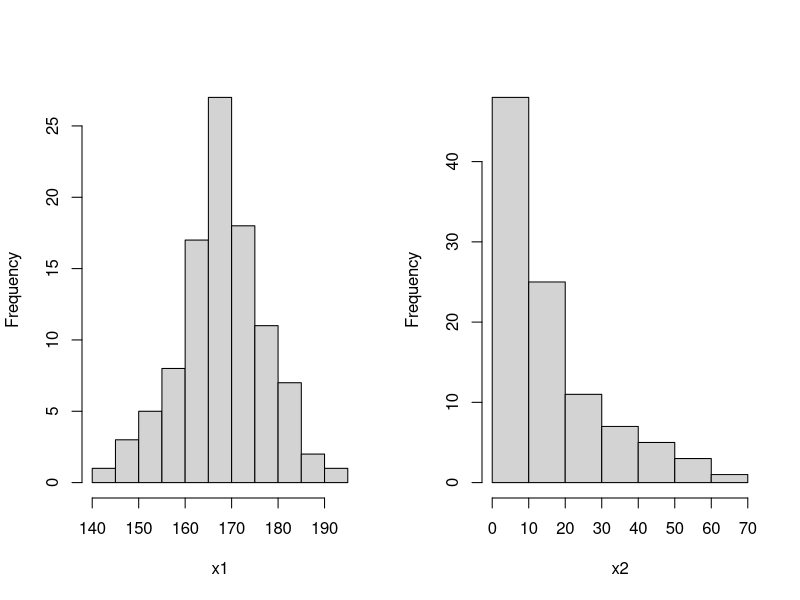
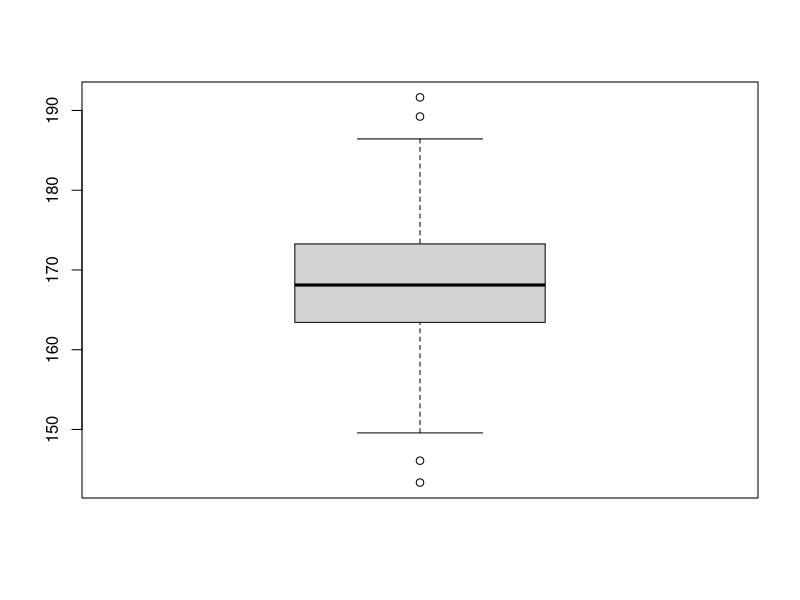
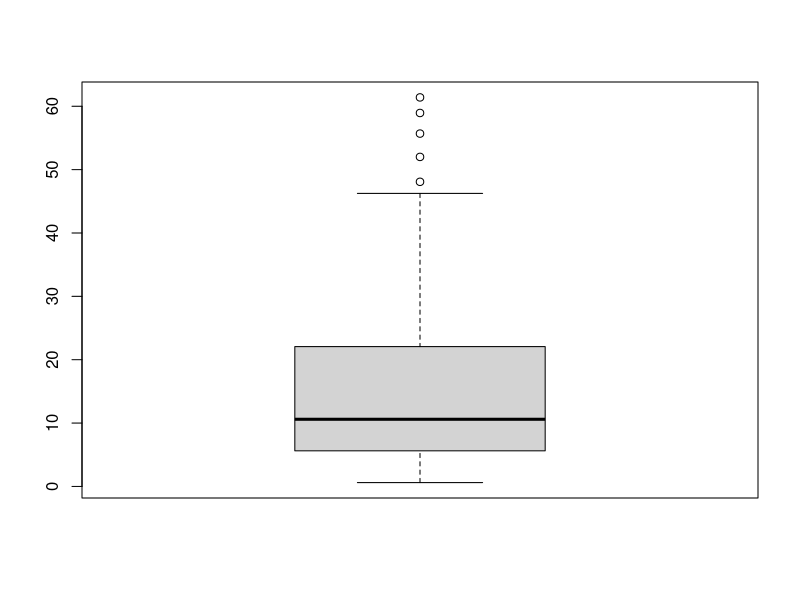
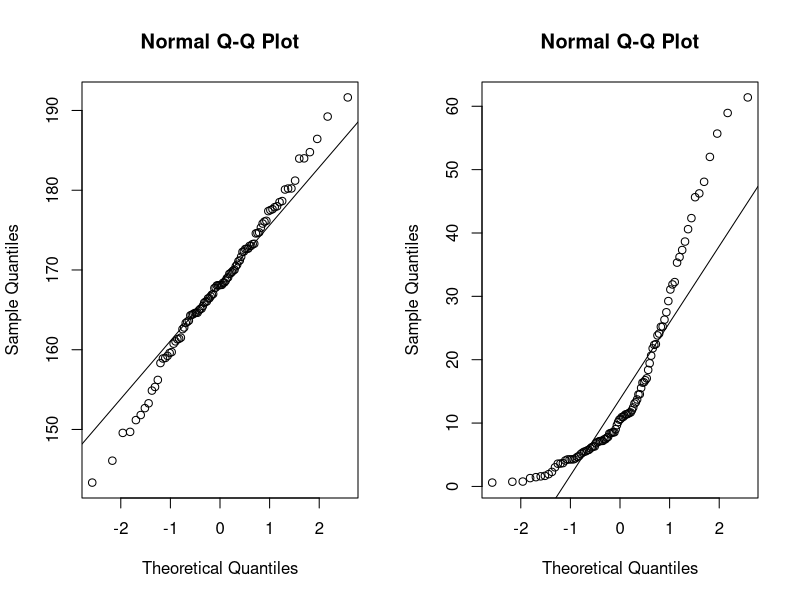
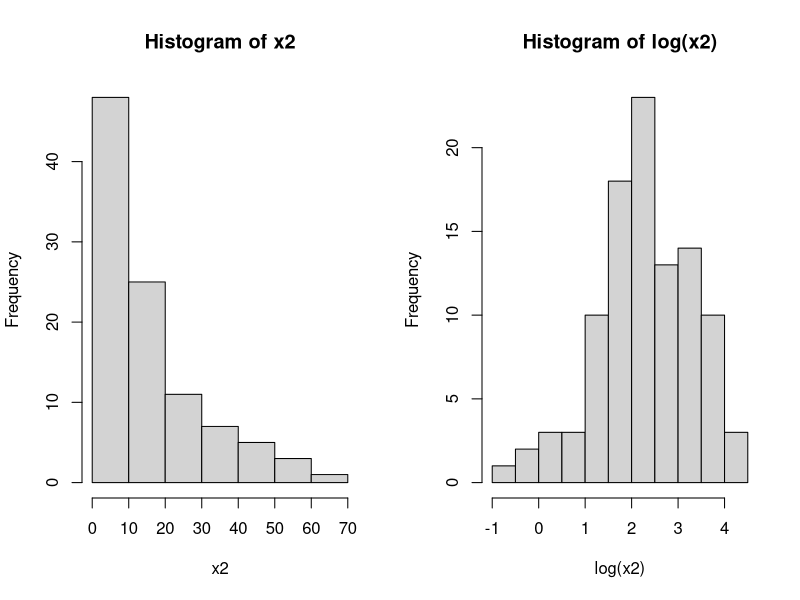
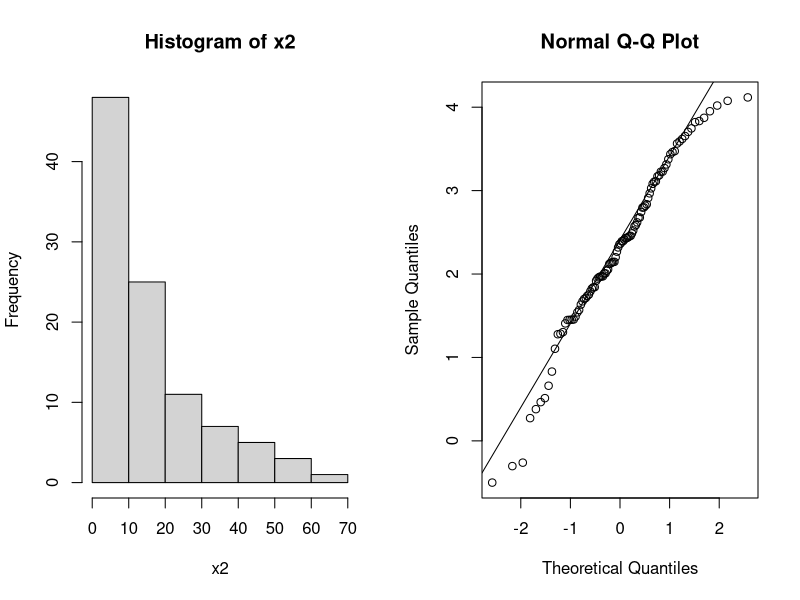
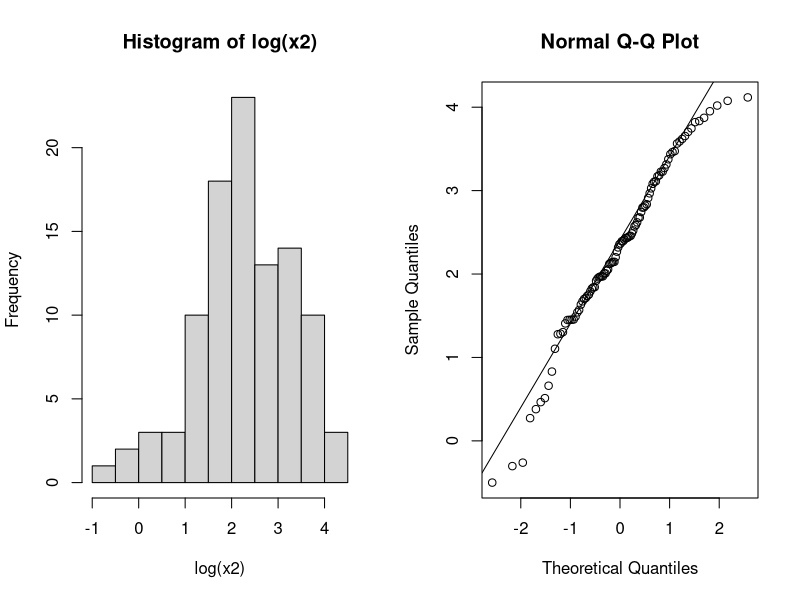
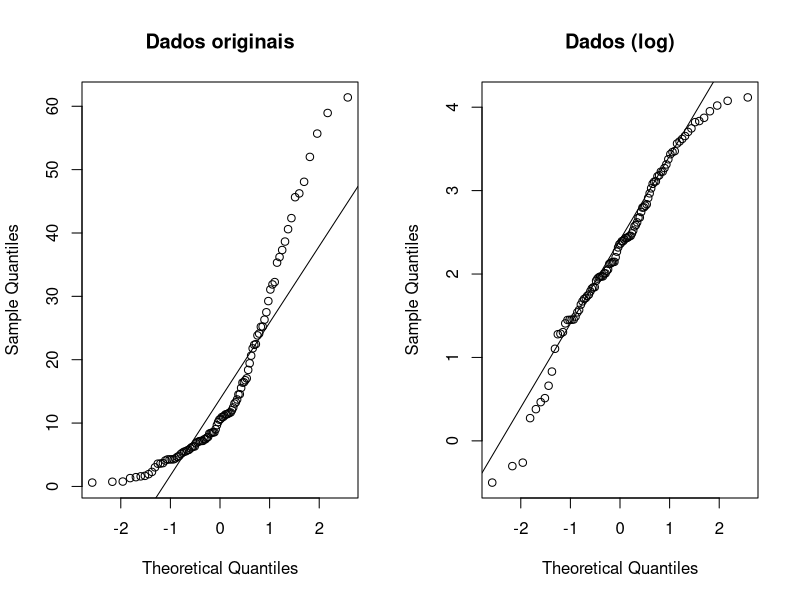

These figures' R source, in order:
## normal x lognormal ####
nl <- read.table("Aulas/Nao_Param/normal-lognormal.dat")
attach(nl)

par(mfrow = c(1,2))
hist(x1, main = "")
hist(x2, main = "")
par(mfrow = c(1,1))
boxplot(x1)
boxplot(x2)
par(mfrow = c(1,2))
qqnorm(x1); qqline(x1); qqnorm(x2); qqline(x2)
shapiro.test(x1)
shapiro.test(x2)

## Transformação ####
par(mfrow = c(1,2))
hist(x2); hist(log(x2))
hist(x2); qqnorm(log(x2)); qqline(log(x2))
hist(log(x2)); qqnorm(log(x2)); qqline(log(x2))
qqnorm(x2, main = "Dados originais"); qqline(x2); qqnorm(log(x2), main = "Dados (log)"); qqline(log(x2))
shapiro.test(log(x2))

detach(nl)
rm(nl)

## 2 amostras ####
twosamples <- read.table("Aulas/Nao_Param/2samples.dat")
attach(twosamples)

par(mfrow = c(1,1))
boxplot(x,y)
par(mfrow = c(1,2))
hist(x, main = "Amostra 1")
hist(y, main = "Amostra 2")
qqnorm(x, main = "Amostra 1"); qqline(x); qqnorm(y, main = "Amostra 2"); qqline(y)

detach(twosamples)
rm(twosamples)

## 3 amostras ####
par(mfrow = c(1,1))
boxplot(Ozone ~ Month, data = airquality, xlab="Mês", ylab="Ozônio", main="Medições de qualidade do ar em NY")
m.p <- aov(Ozone ~ Month, data = airquality)
m.np <- kruskal.test(Ozone ~ Month, data = airquality)
m.ols <- lm(Ozone ~ Month, data = airquality)

summary(m.p) # não significativo
m.np # significativo
summary(m.ols)
